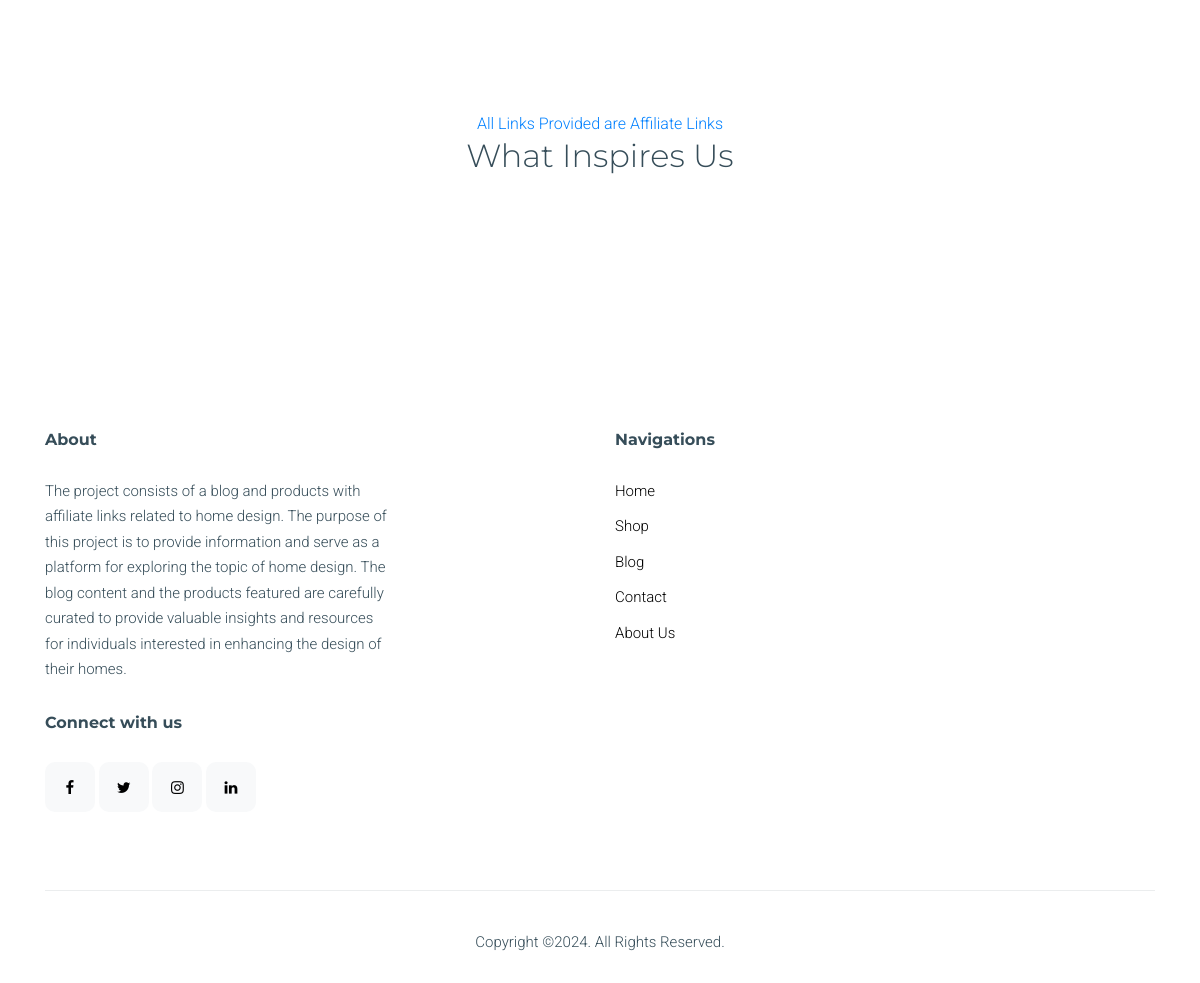
Page /shop/ (lower part) on the earlier database version.
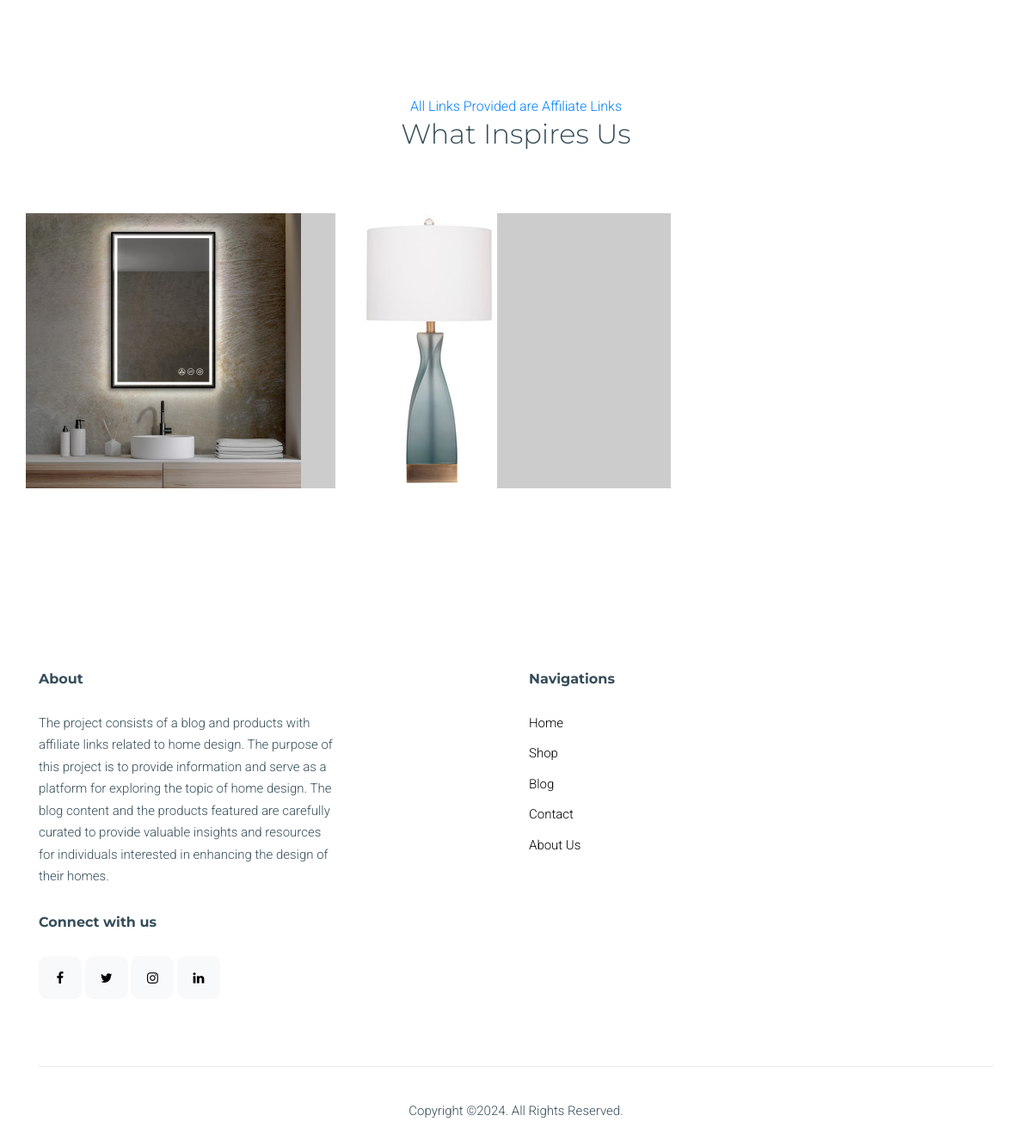
Same page on the later database version.
### shop/models.py (models this page shows, shortened)
class Product(models.Model):
    title = models.CharField('Product Name', max_length=100)
    description = models.TextField('Product description', max_length=1000)
    img = models.ImageField('Product image', upload_to='images/shop')
    link = models.CharField('Affiliate link', max_length=200)
    class Meta:
        verbose_name = 'Product'

### shop/views.py (the view)
# urls.py: urlpatterns = [path('shop/', views.ShopView.as_view(), name='shop'),
class ShopView(View):
    def get(self, request):
        products = Product.objects.all().order_by('-id')
        return render(request, 'shop.html', {'product_list': products})

### templates/shop.html (shortened to what this page needs)
{% extends 'base.html' %}
{% load static %}
{% block title %}
{% load static %}
{% endblock title %}
{% block content %}
 <div class="container site-section">
      <div class="row justify-content-center text-center mb-5">
        <div class="col-md-6">
          <span class="text-primary">All Links Provided are Affiliate Links</span>
          <h2 class="mb-4">What Inspires Us</h2>
        </div>
      </div>
      <div class="row">
        {% for  product in product_list %}
        <div class="col-lg-4">
          <div class="feature-1">
            <img src="{{ product.img.url }}" alt="Image" class="img-fluid">
          </div>
        </div>
        {% endfor %}
      </div>
    </div>
{% endblock %}

### templates/base.html (shortened to what this page needs)
<!doctype html>
{% load static %}
<html lang="en">
<head>
  <link rel="stylesheet" href="{% static 'fonts/icomoon/style.css' %}">
  <link rel="stylesheet" href="{% static 'css/bootstrap.min.css' %}">
  <link rel="stylesheet" href="{% static 'css/jquery.fancybox.min.css' %}">
  <link rel="stylesheet" href="{% static 'css/owl.carousel.min.css' %}">
  <link rel="stylesheet" href="{% static 'css/owl.theme.default.min.css' %}">
  <link rel="stylesheet" href="{% static 'fonts/flaticon/font/flaticon.css' %}">
  <link rel="stylesheet" href="{% static 'css/aos.css' %}">
  <link rel="stylesheet" href="{% static 'css/style.css' %}">
</head>
<body data-spy="scroll" data-target=".site-navbar-target" data-offset="300">
  <div class="site-wrap" id="home-section">
{% block content %}{% endblock content %}
    <footer class="site-footer">
      <div class="container">
        <div class="row justify-content-between">
          <div class="col-lg-4">
            <div class="widget">
              <h3>About</h3>
              <p>The project consists of a blog and products with affiliate links related to home design.
                The purpose of this project is to provide information and serve as a platform for exploring the topic
                of home design. The blog content and the products featured are carefully curated to provide valuable
                insights and resources for individuals interested in enhancing the design of their homes.</p>
            </div>
            <div class="widget">
              <h3>Connect with us</h3>
              <ul class="social list-unstyled">
                <li><a href="#"><span class="icon-facebook"></span></a></li>
                <li><a href="#"><span class="icon-twitter"></span></a></li>
                <li><a href="#"><span class="icon-instagram"></span></a></li>
                <li><a href="#"><span class="icon-linkedin"></span></a></li>
              </ul>
            </div>
          </div>
          <div class="col-lg-6">
            <div class="row">
              <div class="col-12">
                <div class="widget">
                  <h3>Navigations</h3>
                </div>
              </div>
              <div class="col-6 col-sm-6 col-md-4">
                <div class="widget">
                  <ul class="links list-unstyled">
                    <li><a href="{% url 'index' %}">Home</a></li>
                    <li><a href="{% url 'shop' %}">Shop</a></li>
                    <li><a href="{% url 'blog' %}">Blog</a></li>
                    <li><a href="{% url 'contact' %}">Contact</a></li>
                    <li><a href="{% url 'about' %}">About Us</a></li>
                  </ul>
                </div>
              </div>
            </div>
          </div>
        </div>
        <div class="row justify-content-center text-center copyright">
          <div class="col-md-8">
            <p class="mb-0">Copyright &copy;<script>document.write(new Date().getFullYear());</script>. All Rights Reserved.
            </p>
          </div>
        </div>
      </div>
    </footer>
  </div>
</body>
</html>

### templates/css/style.css (style rules this page uses)
html { overflow-x: hidden; }
body { line-height: 1.7; color: #364d59 !important; font-weight: 300; font-size: 1rem; }
body:before { position: absolute; content: ""; left: 0; right: 0; bottom: 0; top: 0; background: rgba(0, 0, 0, 0.3); -webkit-transition: .3s all ease; -o-transition: .3s all ease; transition: .3s all ease; opacity: 0; visibility: hidden; z-index: 399; }
a { -webkit-transition: .3s all ease; -o-transition: .3s all ease; transition: .3s all ease; }
h1, h2, h3, h4, h5, .h1, .h2, .h3, .h4, .h5 { font-weight: 300; color: #364d59; font-family: "Montserrat", sans-serif; }
.site-section { padding: 2.5em 0; }
@media (min-width: 768px) { .site-section { padding: 5em 0; } }
.site-footer { padding-top: 70px; padding-bottom: 30px; font-size: 15px; }
.site-footer a { color: #000; }
.site-footer .widget { margin-bottom: 30px; }
.site-footer .widget h3 { font-size: 16px; font-weight: 700; margin-bottom: 30px; }
.site-footer .widget .social li { display: inline-block; }
.site-footer .widget .social li a { width: 50px; height: 50px; border-radius: 10px; background: #f8f9fa; display: inline-block; position: relative; color: black; }
.site-footer .widget .social li a span { position: absolute; top: 50%; left: 50%; -webkit-transform: translate(-50%, -50%); -ms-transform: translate(-50%, -50%); transform: translate(-50%, -50%); }
.site-footer .widget .links li { display: block; margin-bottom: 10px; }
.site-footer .widget .links li a { color: #000; }
.site-footer .copyright { position: relative; padding-top: 40px; margin-top: 40px; }
.site-footer .copyright:before { top: 0; position: absolute; left: 15px; right: 15px; content: ""; height: 1px; background: #ebedee; }
.site-section { padding: 7rem 0; }
.feature-1 { background: #ccc; position: relative; display: block; z-index: 1; margin-bottom: 30px; }

Differences in the rows shown:
added Product: img (picture)
added Product: img (picture)
